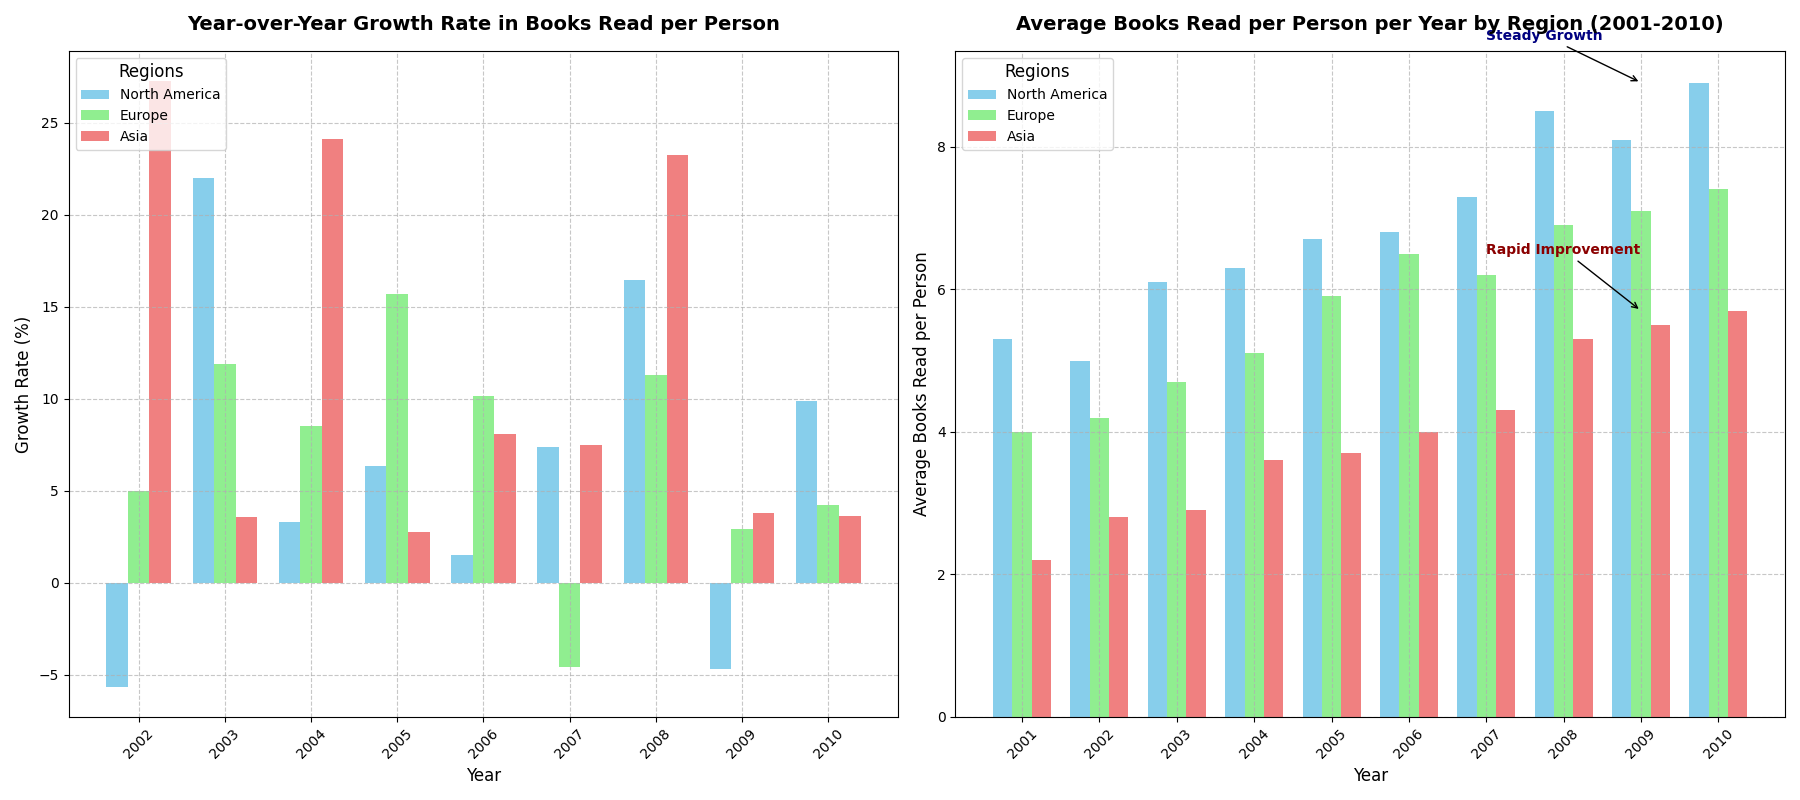

Recreate this plot in Python.
import matplotlib.pyplot as plt
import numpy as np

years = np.arange(2001, 2011)

north_america_books = np.array([5.3, 5, 6.1, 6.3, 6.7, 6.8, 7.3, 8.5, 8.1, 8.9])
europe_books = np.array([4, 4.2, 4.7, 5.1, 5.9, 6.5, 6.2, 6.9, 7.1, 7.4])
asia_books = np.array([2.2, 2.8, 2.9, 3.6, 3.7, 4, 4.3, 5.3, 5.5, 5.7])

north_america_growth = np.diff(north_america_books) / north_america_books[:-1] * 100 
europe_growth = np.diff(europe_books) / europe_books[:-1] * 100
asia_growth = np.diff(asia_books) / asia_books[:-1] * 100

fig, (ax1, ax2) = plt.subplots(1, 2, figsize=(18, 8))

x = np.arange(len(years))
width = 0.25

ax1.bar(x[1:] - width, north_america_growth, width, label='North America', color='skyblue')
ax1.bar(x[1:], europe_growth, width, label='Europe', color='lightgreen')
ax1.bar(x[1:] + width, asia_growth, width, label='Asia', color='lightcoral')

ax1.set_xlabel('Year', fontsize=12)
ax1.set_ylabel('Growth Rate (%)', fontsize=12)
ax1.set_title('Year-over-Year Growth Rate in Books Read per Person', fontsize=14, weight='bold', pad=15)
ax1.set_xticks(x[1:])
ax1.set_xticklabels(years[1:], rotation=45)
ax1.legend(loc='upper left', fontsize=10, title='Regions', title_fontsize=12)
ax1.grid(True, linestyle='--', alpha=0.7)

ax2.bar(x - width, north_america_books, width, label='North America', color='skyblue')
ax2.bar(x, europe_books, width, label='Europe', color='lightgreen')
ax2.bar(x + width, asia_books, width, label='Asia', color='lightcoral')

ax2.set_xlabel('Year', fontsize=12)
ax2.set_ylabel('Average Books Read per Person', fontsize=12)
ax2.set_title('Average Books Read per Person per Year by Region (2001-2010)', fontsize=14, weight='bold', pad=15)
ax2.set_xticks(x)
ax2.set_xticklabels(years, rotation=45)
ax2.legend(loc='upper left', fontsize=10, title='Regions', title_fontsize=12)
ax2.grid(True, linestyle='--', alpha=0.7)

ax2.annotate('Steady Growth', xy=(8, 8.9), xytext=(6, 9.5),
             arrowprops=dict(facecolor='black', arrowstyle='->', lw=1), fontsize=10, color='navy', weight='bold')
ax2.annotate('Rapid Improvement', xy=(8, 5.7), xytext=(6, 6.5),
             arrowprops=dict(facecolor='black', arrowstyle='->', lw=1), fontsize=10, color='darkred', weight='bold')

plt.tight_layout()
plt.show()
